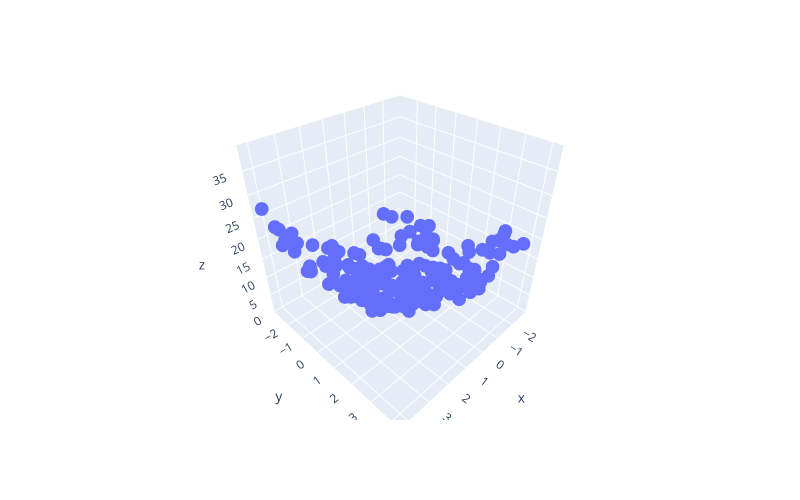

The cell this chart's notebook holds for it:
### Code cell
fig = px.scatter_3d(x=x.ravel(), y=y.ravel(), z=z.ravel())
fig.update_layout(height=500, width=800)
fig.show()

### Figure 1 — Plotly figure (JSON) as saved in the notebook; plotly's stock layout.template omitted (floating-point values rounded to 4 significant figures; data arrays with more than 128 entries replaced by an {"elided": "..."} marker saying what was removed)
{"data": [{"hovertemplate": "x=%{x}<br>y=%{y}<br>z=%{z}<extra></extra>", "legendgroup": "", "marker": {"color": "#636efa", "symbol": "circle"}, "mode": "markers", "name": "", "scene": "scene", "showlegend": false, "type": "scatter3d", "x": {"elided": "200 float values"}, "y": {"elided": "200 float values"}, "z": {"elided": "200 float values"}}], "layout": {"height": 500, "legend": {"tracegroupgap": 0}, "margin": {"t": 60}, "scene": {"domain": {"x": [0, 1], "y": [0, 1]}, "xaxis": {"title": {"text": "x"}}, "yaxis": {"title": {"text": "y"}}, "zaxis": {"title": {"text": "z"}}}, "width": 800}}
